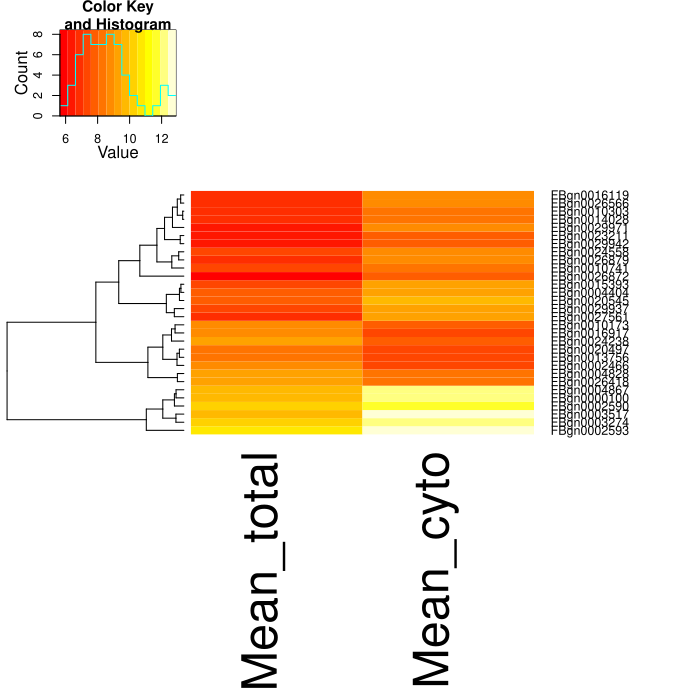

Reproduce this figure in R.
library(gplots)

# First, set the path to the working directory. You will need to change this.
setwd("/Users/blancha/Desktop/R_workshop")

# Read tab-separated value into data frame. Set fill to TRUE to add NAs when the rows are imcomplete
data <- read.table("deseq/cyto_vs_total.txt", fill=TRUE)

# Keep only the 1st 30 genes in the file
data <- data[1:30,]

# Keep only the counts columns
data <- subset(data, select=c(Mean_cyto, Mean_total))

# Set a logarithmic scale to better distinguish the samples
data <- log(data)

# Draw the heatmap of the first 30 genes in the file.
distance <- dist(data)
heatmap.2(as.matrix(data), trace="none", margin=c(16, 10), dendrogram="row")
